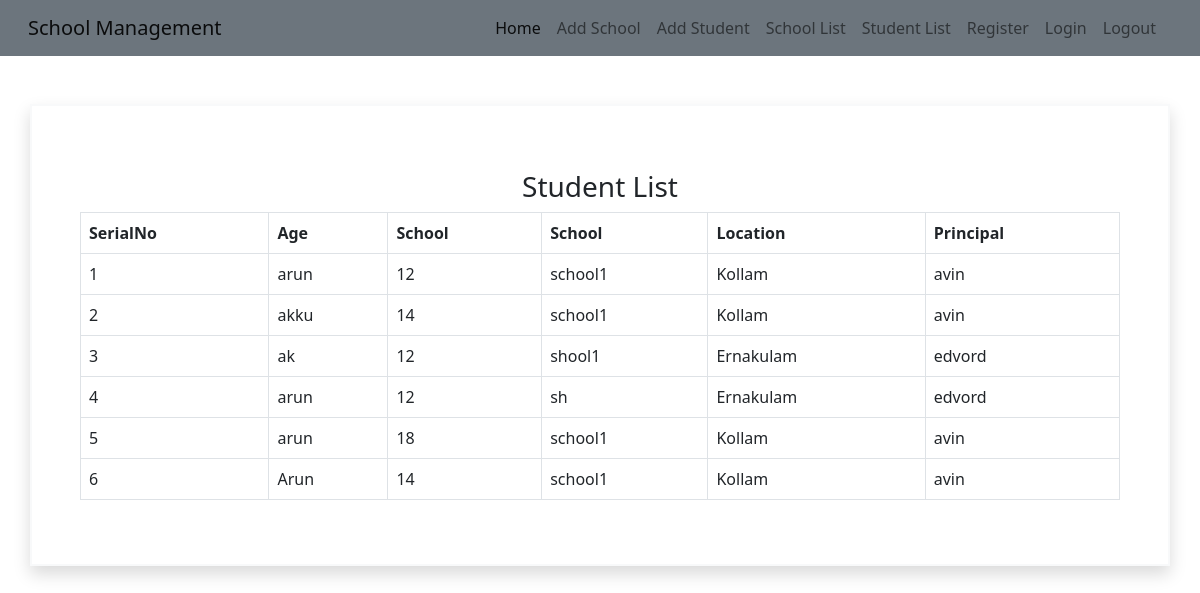
The app's page /studentlist with its own data.
### app1/models.py (models this page shows, shortened)
class Student(models.Model):
    name = models.CharField(max_length=30)
    age = models.IntegerField()
    school= models.ForeignKey(School,on_delete=models.CASCADE,related_name="students")

class School(models.Model):
    name=models.CharField(max_length=30)
    principal= models.CharField(max_length=30)
    location= models.CharField(max_length=30)

### app1/views.py (the view)
# urls.py: path('studentlist', views.StudentList.as_view(), name="studentlist"),
class StudentList(ListView):
    model=Student
    template_name = 'stulist.html'
    context_object_name = 'students'
    def get_queryset(self):
        qs=super().get_queryset()
        queryset=qs.filter(name__startswith="a")
        return queryset
    def get_context_data(self):
        context=super().get_context_data()
        context['name']='Arun'
        context['school']=School.objects.all()
        return context

### templates/stulist.html
{% extends 'base.html' %}
{% block content %}
<div class="container border border-2 border-light shadow mt-5 p-5 ">
  <h3 class="text-center mt-3 "> Student List</h3>
  <table class="table table-bordered">
      <tr>
          <th>SerialNo</th>
          <th>Age</th>
          <th>School</th>
          <th>School</th>
          <th>Location</th>
          <th>Principal</th>
      </tr>
      {% for i in students %}
      <tr>
          <td>{{i.id}}</td>
          <td>{{i.name}}</td>
          <td>{{i.age}}</td>
          <td>{{i.school.name}}</td>
          <td>{{i.school.location}}</td>
          <td>{{i.school.principal}}</td>
      </tr>
      {% endfor %}
  </table>
</div>
{% endblock %}

### templates/base.html (shortened to what this page needs)
<!DOCTYPE html>
<html lang="en">
<head>
  <link href="https://cdn.jsdelivr.net/npm/bootstrap@5.0.2/dist/css/bootstrap.min.css" rel="stylesheet">
</head>
<body>
<nav class="navbar navbar-expand-lg navbar-light bg-secondary">
  <div class="container-fluid">
    <a class="navbar-brand ms-3" href="#">School Management</a>
    <div class="collapse navbar-collapse" id="navbarSupportedContent">
      <ul class="navbar-nav ms-auto mb-2 mb-lg-0 me-4">
        <li class="nav-item">
          <a class="nav-link active" aria-current="page" href="{% url 'home' %}">Home</a>
        </li>
        <li class="nav-item">
          <a class="nav-link" href="{% url 'add' %}">Add School</a>
        </li>
             <li class="nav-item">
          <a class="nav-link" href="{% url 'addstudent' %}">Add Student</a>
        </li>
       <li class="nav-item">
          <a class="nav-link" href="{% url 'schoollist' %}">School List</a>
        </li>
          <li class="nav-item">
          <a class="nav-link" href="{% url 'studentlist' %}">Student List</a>
        </li>
        <li class="nav-item">
          <a class="nav-link" href="{% url 'register' %}">Register</a>
        </li>
        <li class="nav-item">
          <a class="nav-link" href="{% url 'login' %}">Login</a>
        </li>
        <li class="nav-item">
          <a class="nav-link" href="{% url 'logout' %}">Logout</a>
        </li>
      </ul>
    </div>
  </div>
</nav>
{% block content %}
{% endblock %}
</body>
</html>

### records on screen
Student: id "1", name "arun", age "12", school.name "school1", school.location "Kollam", school.principal "avin"
Student: id "2", name "akku", age "14", school.name "school1", school.location "Kollam", school.principal "avin"
Student: id "3", name "ak", age "12", school.name "shool1", school.location "Ernakulam", school.principal "edvord"
Student: id "4", name "arun", age "12", school.name "sh", school.location "Ernakulam", school.principal "edvord"
Student: id "5", name "arun", age "18", school.name "school1", school.location "Kollam", school.principal "avin"
Student: id "6", name "Arun", age "14", school.name "school1", school.location "Kollam", school.principal "avin"
